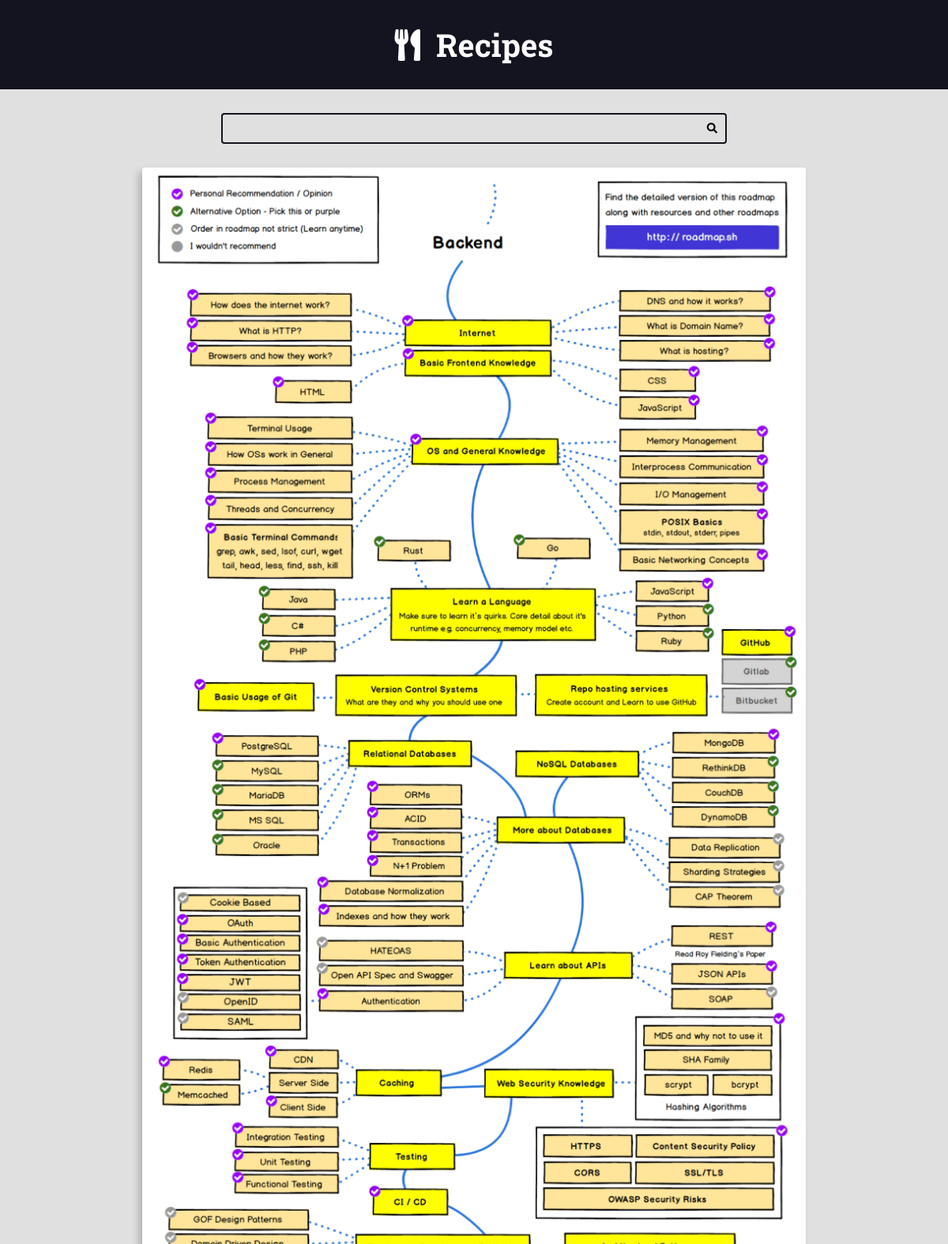
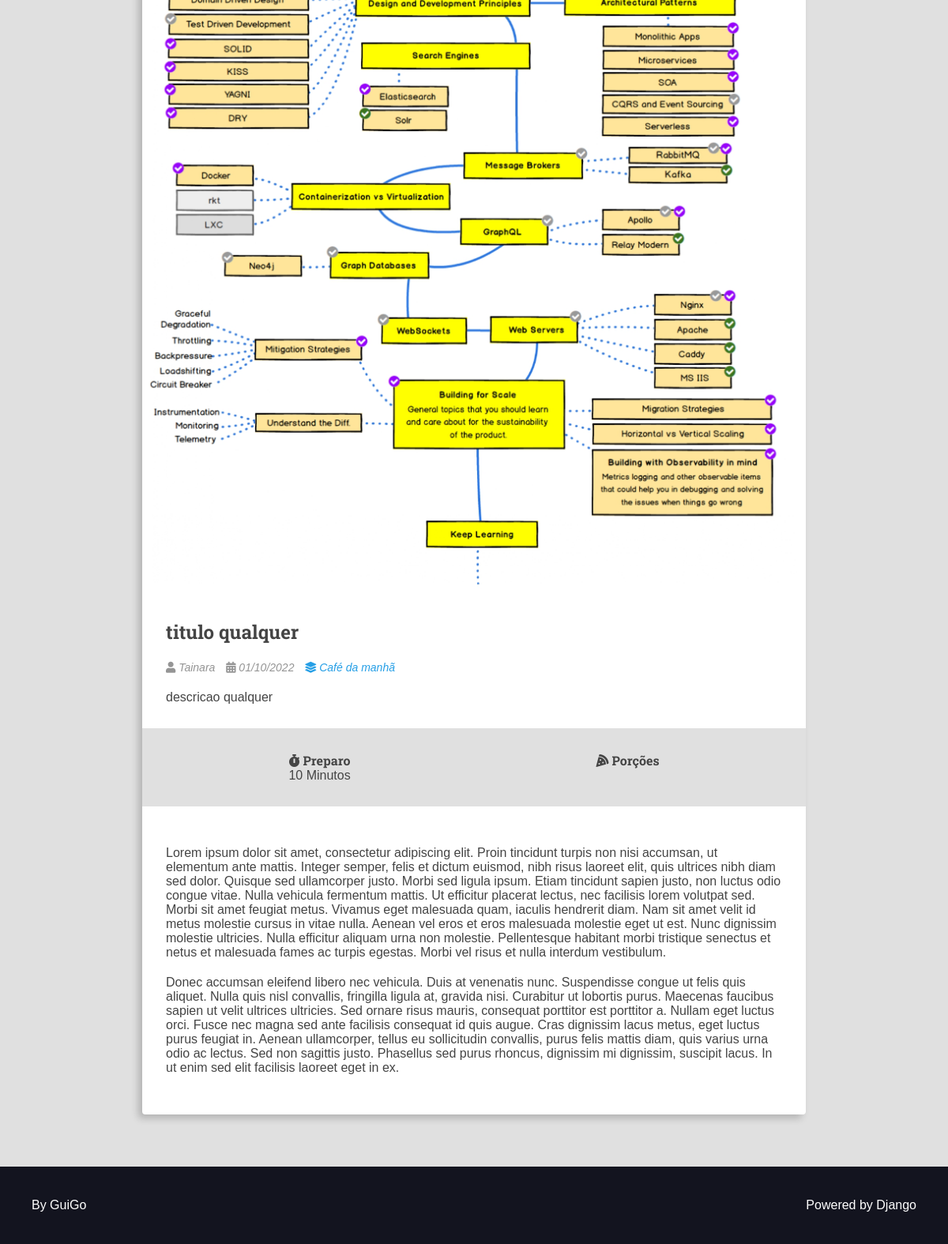
Page /recipes/72/ on the committed database (2 pictures, top to bottom).
### recipes/models.py (models this page shows, shortened)
class Recipe(models.Model):
    title = models.CharField(max_length=65)
    description = models.CharField(max_length=165)
    slug =  models.SlugField(unique=True)
    preparation_time = models.IntegerField()
    preparation_time_unit = models.CharField(max_length=65)
    servings_time = models.IntegerField()
    servings_time_unit = models.CharField(max_length=65)
    preparation_steps = models.TextField()
    preparation_steps_is_html = models.BooleanField(default=False)
    created_at = models.DateTimeField(auto_now_add=True)
    updated_at = models.DateTimeField(auto_now=True)
    is_published = models.BooleanField(default=False)
    cover = models.ImageField(upload_to='recipes/cover/%Y/%m/%d/')
    category = models.ForeignKey(
        Category, on_delete=models.SET_NULL, null=True, blank=True,
        default=None
    )
    author = models.ForeignKey(
        User, on_delete=models.SET_NULL, null=True
    )

class Category(models.Model):
    name = models.CharField(max_length=65)

### recipes/views.py (the view)
# urls.py: path('recipes/<int:id>/', recipeViews.recipe, name='recipes-recipe'),
    def recipe(self, request: HttpRequest, id: int) -> HttpResponse:
        recipe = get_object_or_404(Recipe, pk=id, is_published=True)
        return render(request, 'recipes/pages/recipe-view.html', context={
            'recipe': recipe,
            'isDetailPage': True,
    })

### recipes/templates/recipes/pages/recipe-view.html (shortened to what this page needs)
{% extends 'global/base.html' %}
{% block content %}
    <div class="main-content main-content-detail container">
        {% include 'recipes/partials/recipe.html' %}
    </div>
{% endblock content %}

### recipes/templates/recipes/partials/recipe.html (shortened to what this page needs)
<div class="recipe recipe-list-item">
    <div class="recipe-cover">
        <a href="{% url 'recipes-recipe' recipe.id %}">
            <img src="{{ recipe.cover.url }}" alt="temporario">
        </a>
    </div>
    <div class="recipe-title-container">
        <h2 class="recipe-title">{{ recipe.title }}</h2>
    </div>
    <div class="recipe-author">
        <span class="recipe-author-item">
            <i class="fas fa-user"></i>
            {% if recipe.author is not None %}
                {% if recipe.author.first_name %}
                    {{ recipe.author.first_name }}
                {% else %}
                    {{ recipe.author.username }}
                {% endif %}
            {% else %}
                Desconhecido
            {% endif %}
        </span>
        <span class="recipe-author-item">
            <i class="fas fa-calendar-alt"></i>
            {{ recipe.created_at |date:"d/m/Y" }}
        </span>
        {% if recipe.category is not None %}
            <span class="recipe-author-item">
                <a href="{% url 'recipes-category' recipe.category.id %}">
                    <i class="fas fa-layer-group"></i>
                    <span>{{ recipe.category.name }}</span>
                </a>
            </span>
        {% endif %}
    </div>
    <div class="recipe-content">
        <p>{{ recipe.description}}</p>
    </div>
    <div class="recipe-meta-container">
        <div class="recipe-meta recipe-preparation">
            <h3 class="recipe-meta-title"><i class="fas fa-stopwatch"></i> Preparo</h3>
            <div class="recipe-meta-text">
                {{ recipe.preparation_time }} {{ recipe.preparation_time_unit }}
            </div>
        </div>
        <div class="recipe-meta recipe-servings">
            <h3 class="recipe-meta-title"><i class="fas fa-pizza-slice"></i> Porções</h3>
        </div>
    </div>
    {% if isDetailPage is True %}
        <div class="preparation-steps">
        {% if recipe.preparation_steps_is_html is not True %}
                {{ recipe.preparation_steps|linebreaks }}
        {% else %}
                {{ recipe.preparation_steps|safe }}
        {% endif %}
        </div>
    {% endif %}
</div>

### recipes/static/recipes/css/style-copy.css (style rules this page uses)
:root { --color-primary: #269fe6; --color-primary-hover: #2086c2; --color-primary-dark: #13141f; --color-primary-dark-hover: #212336; --color-primary-light: #d4ecfa; --color-primary-light-hover: #bdd8e7; --color-white: #fff; --color-black: #000; --color-dark-text: #444; --color-info-light: #cce5ff; --color-debug-light: #cce5ff; --color-success-light: #d4edda; --color-alert-light: #fff3cd; --color-warning-light: #fff3cd; --color-error-light: #f8d7da; --color-info-dark: #4d86c4; --color-debug-dark: #4d86c4; --color-success-dark: #4a9c5d; --color-alert-dark: #927f40; --color-warning-dark: #927f40; --color-error-dark: #da525d; --color-gray-0: #f9f9f9; --color-gray-1: #e0e0e0; --color-gray-2: #c7c7c7; --color-gray-3: #aeaeae; --color-gray-4: #959595; --color-gray-5: #7d7d7d; --color-gray-6: #646464; --color-gray-7: #4b4b4b; --color-gray-8: #323232; --color-gray-9: #191919; --font-primary: sans-serif; --font-headings: 'Roboto Slab', serif; --spacing-gutter-medium: 3rem; --spacing-gutter-large: 4rem; }
* { padding: 0; margin: 0; box-sizing: border-box; }
html { font-size: 62.5%; }
body { font-size: 1.6rem; font-family: var(--font-primary); background: var(--color-gray-1); color: var(--color-dark-text); }
h1, h2, h3, h4, h5, h6 { font-family: var(--font-headings); }
img { max-width: 100%; }
a { color: var(--color-primary); text-decoration: none; }
.container { max-width: 144rem; margin: 0 auto; padding: var(--spacing-gutter-medium); }
.main-content { padding-top: 0; }
.recipe { background: var(--color-white); box-shadow: -5px 5px 10px rgba(0, 0, 0, 0.2); transform: scale(1); transition: all 300ms ease-in-out; border-radius: 0.4rem; overflow: hidden; }
.recipe img { max-width: 100%; }
.recipe-list-item { max-width: 64rem; height: fit-content; }
.recipe-title-container { padding: var(--spacing-gutter-medium); padding-bottom: 2rem; }
.recipe-author { padding: 0 var(--spacing-gutter-medium); }
.recipe-content { padding: var(--spacing-gutter-medium); padding-top: 2rem; }
.recipe-author-item { color: var(--color-gray-4); margin-right: 1rem; font-style: italic; font-size: 1.4rem; }
.recipe-author a { color: var(--color-primary); transition: all 300ms ease-in-out; text-decoration: none; }
.recipe-meta-container { display: flex; flex-flow: row wrap; padding: var(--spacing-gutter-medium); background: var(--color-gray-1); }
.recipe-meta { display: flex; flex-flow: column nowrap; flex-shrink: 1; flex-grow: 1; text-align: center; }
.recipe-meta-title { font-size: 1.6rem; }
.main-content-detail .recipe-list-item { max-width: 84rem; margin: 0 auto; }
.preparation-steps { padding: var(--spacing-gutter-medium); }
.preparation-steps h1, .preparation-steps h2, .preparation-steps h3, .preparation-steps h4, .preparation-steps h5, .preparation-steps h6, .preparation-steps p, .preparation-steps pre { margin: 2rem 0; }

### rows in the picture
Recipe: cover (picture), title "titulo qualquer", author.first_name "Tainara", created_at "01/10/2022", category.name "Café da manhã", description "descricao qualquer", preparation_time "10", preparation_time_unit "Minutos", preparation_steps "Lorem ipsum dolor sit amet, consectetur adipiscing elit. Proin tincidunt turpis non nisi accumsan, ut elementum ante mattis. Integer semper, felis et dictum euismod, nibh risus laoreet elit, quis ultrices nibh diam sed dolor. Quisque sed ullamcorper justo. Morbi sed ligula ipsum. Etiam tincidunt sapien justo, non luctus odio congue vitae. Nulla vehicula fermentum mattis. Ut efficitur placerat lectus, nec facilisis lorem volutpat sed. Morbi sit amet feugiat metus. Vivamus eget malesuada quam, iaculis hendrerit diam. Nam sit amet velit id metus molestie cursus in vitae nulla. Aenean vel eros et eros malesuada molestie eget ut est. Nunc dignissim molestie ultricies. Nulla efficitur aliquam…"
